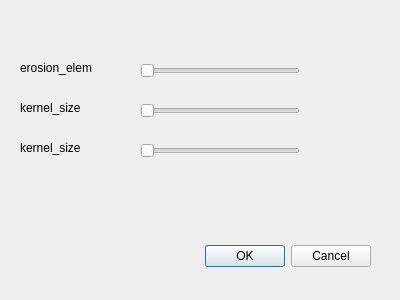
<?xml version="1.0" encoding="UTF-8"?>
<ui version="4.0">
 <class>Dialog_erosion</class>
 <widget class="QDialog" name="Dialog_erosion">
  <property name="geometry">
   <rect>
    <x>0</x>
    <y>0</y>
    <width>400</width>
    <height>300</height>
   </rect>
  </property>
  <property name="windowTitle">
   <string>Dialog</string>
  </property>
  <widget class="QDialogButtonBox" name="buttonBox">
   <property name="geometry">
    <rect>
     <x>30</x>
     <y>240</y>
     <width>341</width>
     <height>32</height>
    </rect>
   </property>
   <property name="orientation">
    <enum>Qt::Horizontal</enum>
   </property>
   <property name="standardButtons">
    <set>QDialogButtonBox::Cancel|QDialogButtonBox::Ok</set>
   </property>
  </widget>
  <widget class="QSlider" name="horizontalSlider_elem">
   <property name="geometry">
    <rect>
     <x>140</x>
     <y>60</y>
     <width>160</width>
     <height>22</height>
    </rect>
   </property>
   <property name="maximum">
    <number>2</number>
   </property>
   <property name="pageStep">
    <number>1</number>
   </property>
   <property name="orientation">
    <enum>Qt::Horizontal</enum>
   </property>
  </widget>
  <widget class="QSlider" name="horizontalSlider_size">
   <property name="geometry">
    <rect>
     <x>140</x>
     <y>100</y>
     <width>160</width>
     <height>22</height>
    </rect>
   </property>
   <property name="maximum">
    <number>21</number>
   </property>
   <property name="pageStep">
    <number>1</number>
   </property>
   <property name="orientation">
    <enum>Qt::Horizontal</enum>
   </property>
  </widget>
  <widget class="QLabel" name="label_elem">
   <property name="geometry">
    <rect>
     <x>20</x>
     <y>60</y>
     <width>101</width>
     <height>16</height>
    </rect>
   </property>
   <property name="text">
    <string>erosion_elem</string>
   </property>
  </widget>
  <widget class="QLabel" name="label_size">
   <property name="geometry">
    <rect>
     <x>20</x>
     <y>100</y>
     <width>101</width>
     <height>16</height>
    </rect>
   </property>
   <property name="text">
    <string>kernel_size</string>
   </property>
  </widget>
  <widget class="QSlider" name="horizontalSlider_3">
   <property name="geometry">
    <rect>
     <x>140</x>
     <y>140</y>
     <width>160</width>
     <height>22</height>
    </rect>
   </property>
   <property name="maximum">
    <number>21</number>
   </property>
   <property name="pageStep">
    <number>1</number>
   </property>
   <property name="orientation">
    <enum>Qt::Horizontal</enum>
   </property>
  </widget>
  <widget class="QLabel" name="label_3">
   <property name="geometry">
    <rect>
     <x>20</x>
     <y>140</y>
     <width>101</width>
     <height>16</height>
    </rect>
   </property>
   <property name="text">
    <string>kernel_size</string>
   </property>
  </widget>
 </widget>
 <resources/>
 <connections>
  <connection>
   <sender>buttonBox</sender>
   <signal>accepted()</signal>
   <receiver>Dialog_erosion</receiver>
   <slot>accept()</slot>
   <hints>
    <hint type="sourcelabel">
     <x>248</x>
     <y>254</y>
    </hint>
    <hint type="destinationlabel">
     <x>157</x>
     <y>274</y>
    </hint>
   </hints>
  </connection>
  <connection>
   <sender>buttonBox</sender>
   <signal>rejected()</signal>
   <receiver>Dialog_erosion</receiver>
   <slot>reject()</slot>
   <hints>
    <hint type="sourcelabel">
     <x>316</x>
     <y>260</y>
    </hint>
    <hint type="destinationlabel">
     <x>286</x>
     <y>274</y>
    </hint>
   </hints>
  </connection>
 </connections>
</ui>
